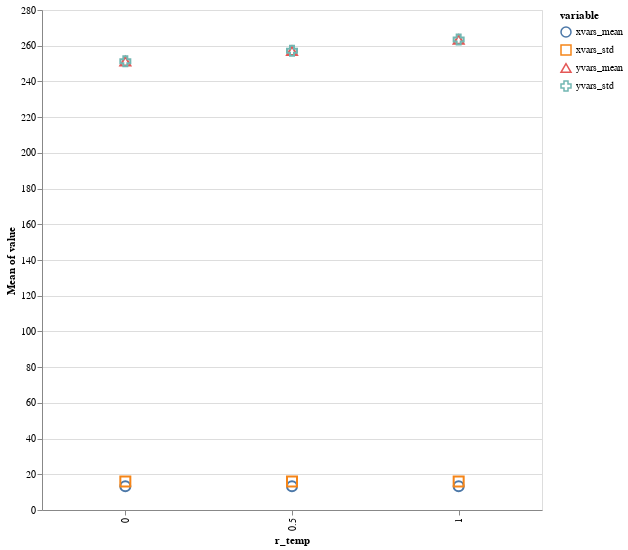

The notebook cell this image was saved under:
### Code cell
alt.Chart(newdf.melt(id_vars='r_temp')).mark_point(size=100).encode(
    x = 'r_temp:O',
    y = 'mean(value):Q',
    color = 'variable:N',
    shape = 'variable:N'
).properties(width=500,height=500)

### Figure 1 — Vega-Lite specification as saved in the notebook (floating-point values rounded to 4 significant figures; data arrays with more than 128 entries replaced by an {"elided": "..."} marker saying what was removed)
{"config": {"view": {"continuousWidth": 400, "continuousHeight": 300}}, "data": {"name": "data-efccb20e5e89ce3663ea2e4d282ec0cd"}, "mark": {"type": "point", "size": 100}, "encoding": {"color": {"type": "nominal", "field": "variable"}, "shape": {"type": "nominal", "field": "variable"}, "x": {"type": "ordinal", "field": "r_temp"}, "y": {"type": "quantitative", "aggregate": "mean", "field": "value"}}, "height": 500, "width": 500, "$schema": "https://vega.github.io/schema/vega-lite/v4.8.1.json", "datasets": {"data-efccb20e5e89ce3663ea2e4d282ec0cd": {"elided": "600 records"}}}
